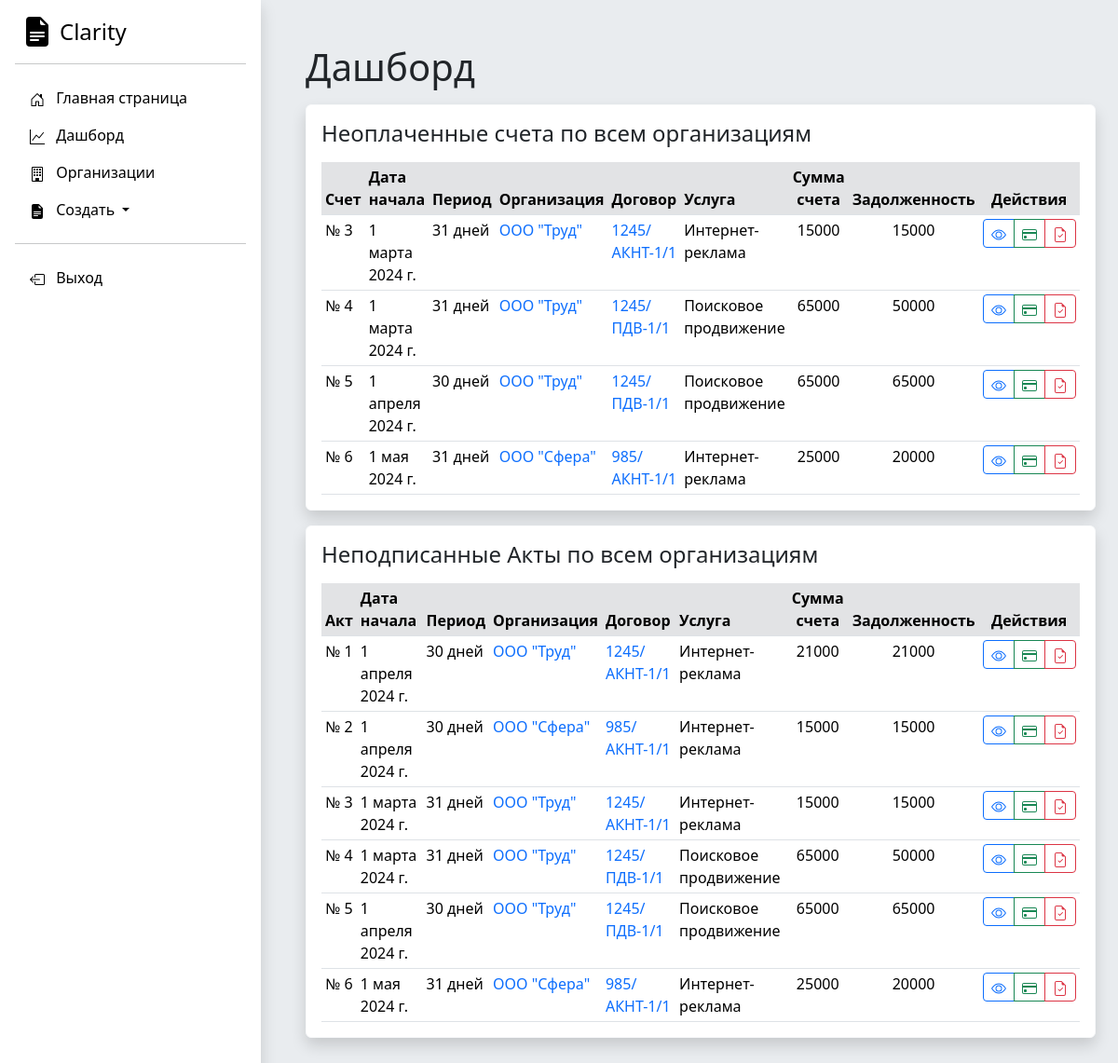
Page /dashboard/ (signed in) on the earlier database version.
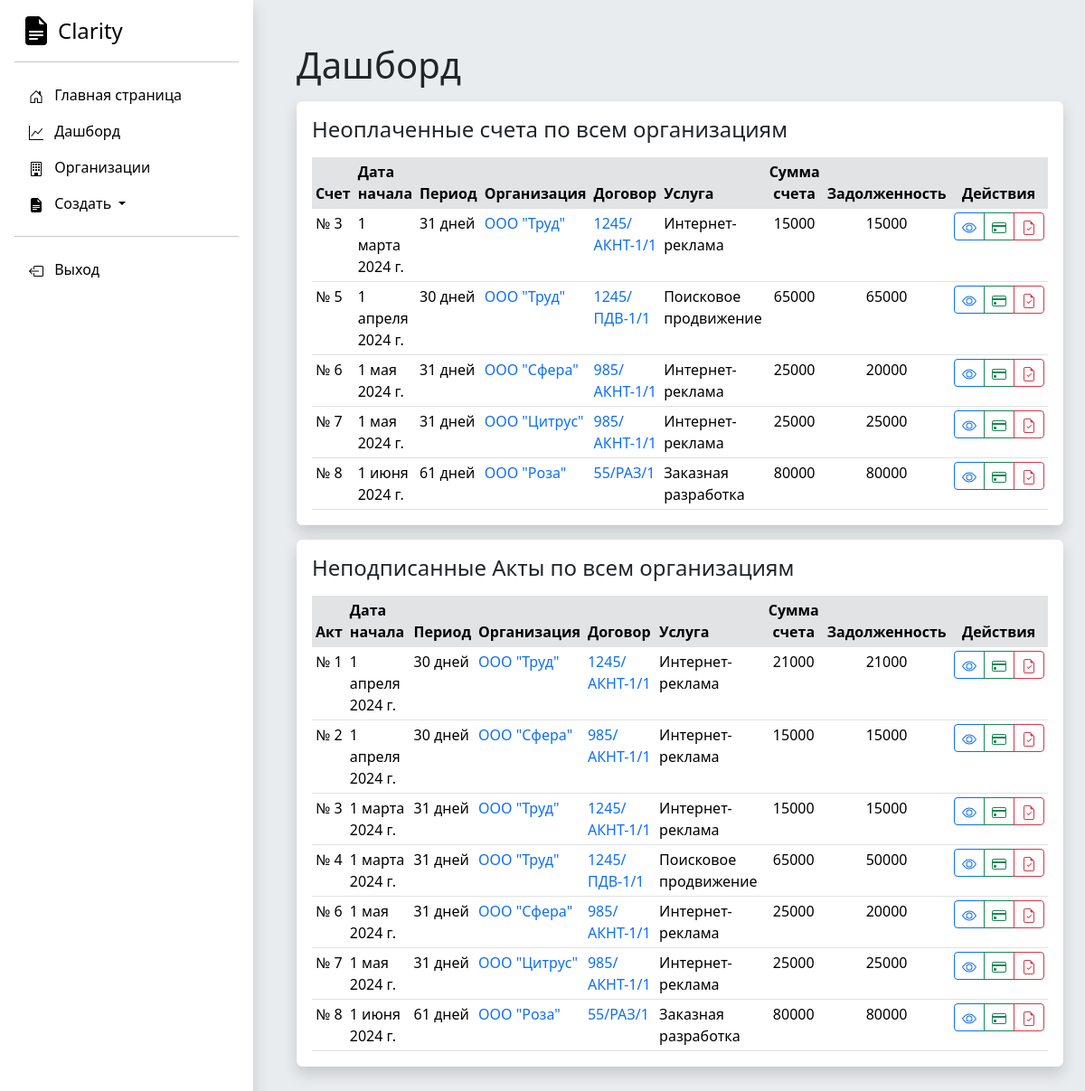
Same page on the later database version.
### Accounting/models.py (models this page shows, shortened)
class Service(models.Model):
    service_name = models.CharField('Название оказываемой услуги для счета и Акта', max_length=250)
    date_start = models.DateField('Дата начала оказания услуги')
    date_end = models.DateField('Дата окончания оказания услуги')
    price = models.IntegerField('Оплата за услугу')
    payment_made = models.IntegerField('Сумма частичной оплаты счета', db_default=0)
    dogovor = models.ForeignKey(Dogovor, on_delete=models.CASCADE)
    full_payment = models.BooleanField('Счет полностью оплачен')
    act_approved = models.BooleanField("Акт подписан")
    class Meta:
        verbose_name = "Услуга (локализованный этап)"
        verbose_name_plural = "Услуги (локализованные этапы)"

class Dogovor(models.Model):
    nomer_dogovora = models.CharField('Номер договора', max_length=250)
    date_of_signing = models.DateField('Дата начала действия договора')
    web_site = models.CharField('Веб сайт', max_length=250)
    contract_completed = models.BooleanField('Активный договор')
    basic_price = models.IntegerField('Цена догвора')
    service_type = models.ForeignKey(Service_type, on_delete=models.DO_NOTHING)
    organization = models.ForeignKey(Organization, on_delete=models.CASCADE)
    class Meta:
        verbose_name = "Договор"
        verbose_name_plural = "Договоры"

class Organization(models.Model):
    full_name = models.CharField('Полное наименование', max_length=250)
    short_name = models.CharField('Краткое наименование', max_length=250)
    inn = models.IntegerField('ИНН')
    kpp = models.IntegerField('КПП')
    ur_adres = models.TextField('Юридический адрес')
    management_full_name = models.CharField('Управляющее лицо', max_length=250)
    management_post = models.CharField('Должность управляющего лица', max_length=250)
    def __str__(self):
        return self.short_name
    class Meta:
        verbose_name = "Юридическое лицо"
        verbose_name_plural = "Юридические лица"

class Service_type(models.Model):
    service_type = models.CharField('Название направления оказываемых услуг', max_length=250)
    regular = models.BooleanField('Регулярная услуга, нужно выставлять ежемесячный счет')
    def __str__(self):
        return self.service_type
    class Meta:
        verbose_name = "Направление услуги"
        verbose_name_plural = "Направления услуг"

### Accounting/views.py (the view)
# urls.py: path('dashboard/', views.dashboard, name='dashboard'),
@login_required
def dashboard(request):
    organization_list = Organization.objects.all()
    dogovor_list = Dogovor.objects.all()
    service_list = Service.objects.all()
    for el in service_list:
        el.period = (el.date_end - el.date_start).days + 1
    for el in service_list:
        el.debt = el.price - el.payment_made
    content = {
        'organization_list': organization_list,
        'dogovor_list': dogovor_list,
        'service_list': service_list
    }
    return render(request, 'Accounting/dashboard.html', content)

### DAM/templates/Accounting/dashboard.html (shortened to what the changed rows need)
{% extends 'Accounting/base.html' %}
{% block content %}<h1>Дашборд</h1>
<div class="card border-light shadow p-3 bg-body rounded mt-3">
<div class="card-body px-0 py-0">
<div class="table-responsive scrollbar">
    <table class="table table-sm fs-10 mb-0 overflow-hidden">
        <thead >
            <tr>
                <th class="bg-secondary-subtle">Счет</th>
                <th class="bg-secondary-subtle">Дата начала</th>
                <th class="bg-secondary-subtle">Период</th>
                <th class="bg-secondary-subtle">Организация</th>
                <th class="bg-secondary-subtle">Договор</th>
                <th class="bg-secondary-subtle">Услуга</th>
                <th class="bg-secondary-subtle text-center">Сумма счета</th>
                <th class="bg-secondary-subtle text-center">Задолженность</th>
                <th class="bg-secondary-subtle text-center">Действия</th>
            </tr>
        </thead>
        <tbody>
{% for el in service_list %}
{% if el.full_payment is False %}
<tr>
    <td>№ {{ el.id }}</td>
    <td>{{ el.date_start }}</td>
    <td>{{ el.period }} дней</td>
    <td><a class="link-offset-2 link-offset-3-hover link-underline link-underline-opacity-0 link-underline-opacity-75-hover" href="/organization/{{ el.dogovor.organization.id }}">{{ el.dogovor.organization }}</a> </td>
    <td><a class="link-offset-2 link-offset-3-hover link-underline link-underline-opacity-0 link-underline-opacity-75-hover" href="/dogovor/{{ el.dogovor.id }}">{{ el.dogovor.nomer_dogovora }}</a> </td>
    <td>{{ el.dogovor.service_type }}</td>
    <td class="text-center">{{ el.price }}</td>
    <td class="text-center">{{ el.debt }}</td>
    <td class="text-center">
        <div class="btn-group" role="group" aria-label="Basic mixed styles example">
          <a role="button" class="btn btn-outline-primary btn-sm" href="{% url 'service-detail' el.pk %}">
          </a>
          <a role="button" class="btn btn-outline-success btn-sm" href="{% url 'service-generate-bill' el.pk %}">
          </a>
          <a role="button" class="btn btn-outline-danger btn-sm" href="{% url 'service-generate-act' el.pk %}">
          </a>
        </div>
    </td>
</tr>
{% endif %}
{% endfor %}
        </tbody>
    </table>
</div>
</div>
</div>
<div class="card border-light shadow p-3 bg-body rounded mt-3">
<div class="card-body px-0 py-0">
<div class="table-responsive scrollbar">
    <table class="table table-sm fs-10 mb-0 overflow-hidden">
        <thead >
            <tr>
                <th class="bg-secondary-subtle">Акт</th>
                <th class="bg-secondary-subtle">Дата начала</th>
                <th class="bg-secondary-subtle">Период</th>
                <th class="bg-secondary-subtle">Организация</th>
                <th class="bg-secondary-subtle">Договор</th>
                <th class="bg-secondary-subtle">Услуга</th>
                <th class="bg-secondary-subtle text-center">Сумма счета</th>
                <th class="bg-secondary-subtle text-center">Задолженность</th>
                <th class="bg-secondary-subtle text-center">Действия</th>
            </tr>
        </thead>
        <tbody>
{% for el in service_list %}
{% if el.act_approved is False %}
<tr>
    <td>№ {{ el.id }}</td>
    <td>{{ el.date_start }}</td>
    <td>{{ el.period }} дней</td>
    <td><a class="link-offset-2 link-offset-3-hover link-underline link-underline-opacity-0 link-underline-opacity-75-hover" href="/organization/{{ el.dogovor.organization.id }}">{{ el.dogovor.organization }}</a> </td>
    <td><a class="link-offset-2 link-offset-3-hover link-underline link-underline-opacity-0 link-underline-opacity-75-hover" href="/dogovor/{{ el.dogovor.id }}">{{ el.dogovor.nomer_dogovora }}</a> </td>
    <td>{{ el.dogovor.service_type }}</td>
    <td class="text-center">{{ el.price }}</td>
    <td class="text-center">{{ el.debt }}</td>
    <td class="text-center">
        <div class="btn-group" role="group" aria-label="Basic mixed styles example">
          <a role="button" class="btn btn-outline-primary btn-sm" href="{% url 'service-detail' el.pk %}">
          </a>
          <a role="button" class="btn btn-outline-success btn-sm" href="{% url 'service-generate-bill' el.pk %}">
          </a>
          <a role="button" class="btn btn-outline-danger btn-sm" href="{% url 'service-generate-act' el.pk %}">
          </a>
        </div>
    </td>
</tr>
{% endif %}
{% endfor %}
        </tbody>
    </table>
</div>
</div>
    {% endblock %}

Differences in the rows shown:
no longer on one of the page's lists (row edited): Service: id "5", date_start "1 апреля 2024 г.", period "30", dogovor.organization "ООО \"Труд\"", dogovor.nomer_dogovora "1245/ПДВ-1/1", dogovor.service_type "Поисковое продвижение", price "65000", debt "65000"
no longer on one of the page's lists (row edited): Service: id "4", date_start "1 марта 2024 г.", period "31", dogovor.organization "ООО \"Труд\"", dogovor.nomer_dogovora "1245/ПДВ-1/1", dogovor.service_type "Поисковое продвижение", price "65000", debt "50000"
added Service: id "7", date_start "1 мая 2024 г.", period "31", dogovor.organization "ООО \"Цитрус\"", dogovor.nomer_dogovora "985/АКНТ-1/1", dogovor.service_type "Интернет-реклама", price "25000", debt "25000"
added Service: id "8", date_start "1 июня 2024 г.", period "61", dogovor.organization "ООО \"Роза\"", dogovor.nomer_dogovora "55/РАЗ/1", dogovor.service_type "Заказная разработка", price "80000", debt "80000"
